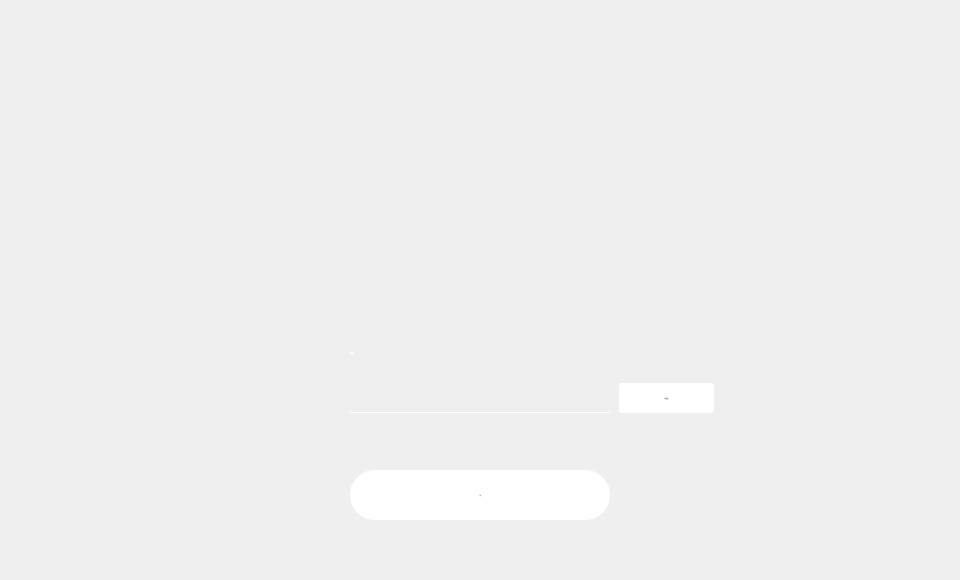
<?xml version="1.0" encoding="UTF-8"?>
<ui version="4.0">
 <class>SelectPathWidget</class>
 <widget class="QWidget" name="SelectPathWidget">
  <property name="geometry">
   <rect>
    <x>0</x>
    <y>0</y>
    <width>960</width>
    <height>580</height>
   </rect>
  </property>
  <property name="font">
   <font>
    <family>微软雅黑</family>
   </font>
  </property>
  <property name="windowTitle">
   <string>Form</string>
  </property>
  <widget class="QPushButton" name="selectPathBtn">
   <property name="geometry">
    <rect>
     <x>619</x>
     <y>383</y>
     <width>95</width>
     <height>30</height>
    </rect>
   </property>
   <property name="font">
    <font>
     <family>微软雅黑</family>
     <pointsize>-1</pointsize>
     <weight>50</weight>
     <italic>false</italic>
     <bold>false</bold>
    </font>
   </property>
   <property name="cursor">
    <cursorShape>PointingHandCursor</cursorShape>
   </property>
   <property name="styleSheet">
    <string notr="true">QPushButton{border:none;
border-radius:3px;
background-color: rgb(255, 255, 255);
color: rgb(119,119,119);
font: 14px &quot;微软雅黑&quot;;
}
QPushButton::hover{background-color: rgb(140,235,231);}</string>
   </property>
   <property name="text">
    <string>选择路径</string>
   </property>
  </widget>
  <widget class="QLineEdit" name="pathLineEdit">
   <property name="geometry">
    <rect>
     <x>350</x>
     <y>383</y>
     <width>260</width>
     <height>30</height>
    </rect>
   </property>
   <property name="font">
    <font>
     <family>微软雅黑</family>
     <pointsize>-1</pointsize>
     <weight>50</weight>
     <italic>false</italic>
     <bold>false</bold>
    </font>
   </property>
   <property name="styleSheet">
    <string notr="true">color:white;background:transparent;border-width:0;border-color:white;border-bottom-width:1;border-style:outset;
font: 12px &quot;微软雅黑&quot;;</string>
   </property>
   <property name="text">
    <string/>
   </property>
   <property name="readOnly">
    <bool>true</bool>
   </property>
  </widget>
  <widget class="QLabel" name="label">
   <property name="geometry">
    <rect>
     <x>350</x>
     <y>342</y>
     <width>80</width>
     <height>20</height>
    </rect>
   </property>
   <property name="font">
    <font>
     <family>微软雅黑</family>
     <pointsize>-1</pointsize>
     <weight>50</weight>
     <italic>false</italic>
     <bold>false</bold>
    </font>
   </property>
   <property name="styleSheet">
    <string notr="true">color: rgb(255, 255, 255);font: 16px &quot;微软雅黑&quot;;</string>
   </property>
   <property name="text">
    <string>存储路径:</string>
   </property>
  </widget>
  <widget class="QPushButton" name="okBtn">
   <property name="geometry">
    <rect>
     <x>350</x>
     <y>470</y>
     <width>260</width>
     <height>50</height>
    </rect>
   </property>
   <property name="font">
    <font>
     <family>微软雅黑</family>
     <pointsize>-1</pointsize>
     <weight>50</weight>
     <italic>false</italic>
     <bold>false</bold>
    </font>
   </property>
   <property name="cursor">
    <cursorShape>PointingHandCursor</cursorShape>
   </property>
   <property name="styleSheet">
    <string notr="true">QPushButton{border:none;
border-radius:25px;
background-color: rgb(255, 255, 255);
color: rgb(119,119,119);
font: 14px &quot;微软雅黑&quot;;
}
QPushButton::hover{background-color: rgb(140,235,231);}
QPushButton:disabled{background-color:#cecece;}</string>
   </property>
   <property name="text">
    <string>下一步</string>
   </property>
  </widget>
 </widget>
 <resources/>
 <connections/>
</ui>
